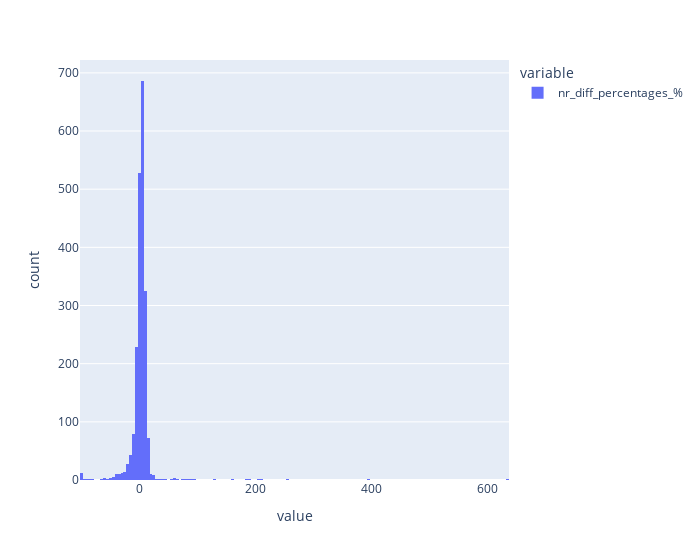

Notebook source saved alongside this figure:
### Code cell
fig = px.histogram(df_merged["nr_diff_percentages_%"] ,width=700)#,range_x=[-50, 200])#,nbins=3000)
fig.show()

### Figure 1 — Plotly figure (JSON) as saved in the notebook; plotly's stock layout.template omitted (floating-point values rounded to 4 significant figures; data arrays with more than 128 entries replaced by an {"elided": "..."} marker saying what was removed)
{"data": [{"alignmentgroup": "True", "bingroup": "x", "hovertemplate": "variable=nr_diff_percentages_%<br>value=%{x}<br>count=%{y}<extra></extra>", "legendgroup": "nr_diff_percentages_%", "marker": {"color": "#636efa", "pattern": {"shape": ""}}, "name": "nr_diff_percentages_%", "offsetgroup": "nr_diff_percentages_%", "orientation": "v", "showlegend": true, "type": "histogram", "x": {"elided": "2154 float values"}, "xaxis": "x", "yaxis": "y"}], "layout": {"barmode": "relative", "legend": {"title": {"text": "variable"}, "tracegroupgap": 0}, "margin": {"t": 60}, "width": 700, "xaxis": {"anchor": "y", "domain": [0, 1], "title": {"text": "value"}}, "yaxis": {"anchor": "x", "domain": [0, 1], "title": {"text": "count"}}}}
